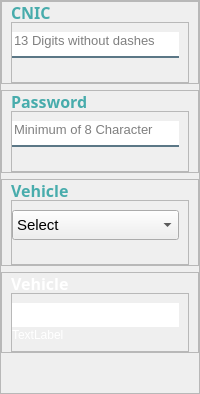
           <widget class="QFrame" name="frame_7">
            <property name="frameShape">
             <enum>QFrame::StyledPanel</enum>
            </property>
            <property name="frameShadow">
             <enum>QFrame::Raised</enum>
            </property>
            <layout class="QVBoxLayout" name="verticalLayout_6">
             <property name="leftMargin">
              <number>0</number>
             </property>
             <property name="topMargin">
              <number>0</number>
             </property>
             <property name="rightMargin">
              <number>0</number>
             </property>
             <property name="bottomMargin">
              <number>40</number>
             </property>
             <item>
              <widget class="QFrame" name="frame_18">
               <property name="frameShape">
                <enum>QFrame::StyledPanel</enum>
               </property>
               <property name="frameShadow">
                <enum>QFrame::Raised</enum>
               </property>
               <layout class="QVBoxLayout" name="verticalLayout_15">
                <property name="spacing">
                 <number>0</number>
                </property>
                <property name="topMargin">
                 <number>0</number>
                </property>
                <property name="bottomMargin">
                 <number>0</number>
                </property>
                <item>
                 <widget class="QLabel" name="label_87">
                  <property name="maximumSize">
                   <size>
                    <width>120</width>
                    <height>20</height>
                   </size>
                  </property>
                  <property name="font">
                   <font>
                    <family>Century Gothic</family>
                    <pointsize>12</pointsize>
                    <weight>75</weight>
                    <bold>true</bold>
                   </font>
                  </property>
                  <property name="styleSheet">
                   <string notr="true">color:#48ACAC</string>
                  </property>
                  <property name="text">
                   <string>CNIC</string>
                  </property>
                 </widget>
                </item>
                <item>
                 <widget class="QFrame" name="frame_24">
                  <property name="frameShape">
                   <enum>QFrame::StyledPanel</enum>
                  </property>
                  <property name="frameShadow">
                   <enum>QFrame::Raised</enum>
                  </property>
                  <layout class="QVBoxLayout" name="verticalLayout_21">
                   <property name="spacing">
                    <number>1</number>
                   </property>
                   <property name="leftMargin">
                    <number>0</number>
                   </property>
                   <item>
                    <widget class="QLineEdit" name="txtCNIC">
                     <property name="font">
                      <font>
                       <pointsize>10</pointsize>
                      </font>
                     </property>
                     <property name="styleSheet">
                      <string notr="true">background-color:white;
border:none;
border-bottom:2px solid rgba(46, 82, 101, 200);
color:black;
padding-bottom:7px;</string>
                     </property>
                     <property name="inputMethodHints">
                      <set>Qt::ImhNone</set>
                     </property>
                     <property name="maxLength">
                      <number>98889</number>
                     </property>
                     <property name="placeholderText">
                      <string>13 Digits without dashes</string>
                     </property>
                    </widget>
                   </item>
                   <item>
                    <widget class="QLabel" name="lblCNICValidation">
                     <property name="styleSheet">
                      <string notr="true">color: rgb(255, 0, 0);</string>
                     </property>
                     <property name="text">
                      <string/>
                     </property>
                    </widget>
                   </item>
                  </layout>
                 </widget>
                </item>
               </layout>
              </widget>
             </item>
             <item>
              <widget class="QFrame" name="frame_19">
               <property name="frameShape">
                <enum>QFrame::StyledPanel</enum>
               </property>
               <property name="frameShadow">
                <enum>QFrame::Raised</enum>
               </property>
               <layout class="QVBoxLayout" name="verticalLayout_16">
                <property name="spacing">
                 <number>0</number>
                </property>
                <property name="topMargin">
                 <number>0</number>
                </property>
                <property name="bottomMargin">
                 <number>0</number>
                </property>
                <item>
                 <widget class="QLabel" name="label_88">
                  <property name="maximumSize">
                   <size>
                    <width>120</width>
                    <height>20</height>
                   </size>
                  </property>
                  <property name="font">
                   <font>
                    <family>Century Gothic</family>
                    <pointsize>12</pointsize>
                    <weight>75</weight>
                    <bold>true</bold>
                   </font>
                  </property>
                  <property name="styleSheet">
                   <string notr="true">color:#48ACAC</string>
                  </property>
                  <property name="text">
                   <string>Password</string>
                  </property>
                 </widget>
                </item>
                <item>
                 <widget class="QFrame" name="frame_27">
                  <property name="frameShape">
                   <enum>QFrame::StyledPanel</enum>
                  </property>
                  <property name="frameShadow">
                   <enum>QFrame::Raised</enum>
                  </property>
                  <layout class="QVBoxLayout" name="verticalLayout_24">
                   <property name="spacing">
                    <number>1</number>
                   </property>
                   <property name="leftMargin">
                    <number>0</number>
                   </property>
                   <item>
                    <widget class="QLineEdit" name="txtPassword">
                     <property name="font">
                      <font>
                       <pointsize>10</pointsize>
                      </font>
                     </property>
                     <property name="styleSheet">
                      <string notr="true">background-color:white;
border:none;
border-bottom:2px solid rgba(46, 82, 101, 200);
color:black;
padding-bottom:7px;</string>
                     </property>
                     <property name="maxLength">
                      <number>12</number>
                     </property>
                     <property name="placeholderText">
                      <string>Minimum of 8 Character</string>
                     </property>
                    </widget>
                   </item>
                   <item>
                    <widget class="QLabel" name="lblPasswordValidation">
                     <property name="styleSheet">
                      <string notr="true">color: rgb(255, 0, 0);</string>
                     </property>
                     <property name="text">
                      <string/>
                     </property>
                    </widget>
                   </item>
                  </layout>
                 </widget>
                </item>
               </layout>
              </widget>
             </item>
             <item>
              <widget class="QFrame" name="frame_20">
               <property name="frameShape">
                <enum>QFrame::StyledPanel</enum>
               </property>
               <property name="frameShadow">
                <enum>QFrame::Raised</enum>
               </property>
               <layout class="QVBoxLayout" name="verticalLayout_17">
                <property name="spacing">
                 <number>0</number>
                </property>
                <property name="topMargin">
                 <number>0</number>
                </property>
                <property name="bottomMargin">
                 <number>0</number>
                </property>
                <item>
                 <widget class="QLabel" name="cmbx">
                  <property name="maximumSize">
                   <size>
                    <width>120</width>
                    <height>20</height>
                   </size>
                  </property>
                  <property name="font">
                   <font>
                    <family>Century Gothic</family>
                    <pointsize>12</pointsize>
                    <weight>75</weight>
                    <bold>true</bold>
                   </font>
                  </property>
                  <property name="styleSheet">
                   <string notr="true">color:#48ACAC</string>
                  </property>
                  <property name="text">
                   <string>Vehicle</string>
                  </property>
                 </widget>
                </item>
                <item>
                 <widget class="QFrame" name="frame_30">
                  <property name="frameShape">
                   <enum>QFrame::StyledPanel</enum>
                  </property>
                  <property name="frameShadow">
                   <enum>QFrame::Raised</enum>
                  </property>
                  <layout class="QVBoxLayout" name="verticalLayout_27">
                   <property name="spacing">
                    <number>1</number>
                   </property>
                   <property name="leftMargin">
                    <number>0</number>
                   </property>
                   <item>
                    <widget class="QComboBox" name="cmbxVehicle">
                     <property name="minimumSize">
                      <size>
                       <width>0</width>
                       <height>30</height>
                      </size>
                     </property>
                     <property name="font">
                      <font>
                       <pointsize>11</pointsize>
                      </font>
                     </property>
                     <property name="cursor">
                      <cursorShape>PointingHandCursor</cursorShape>
                     </property>
                     <property name="styleSheet">
                      <string notr="true">color: rgb(0, 0, 0);</string>
                     </property>
                     <property name="editable">
                      <bool>false</bool>
                     </property>
                     <item>
                      <property name="text">
                       <string>Select</string>
                      </property>
                     </item>
                     <item>
                      <property name="text">
                       <string>Bike 70 CC</string>
                      </property>
                     </item>
                     <item>
                      <property name="text">
                       <string>Car Honda 1200CC</string>
                      </property>
                     </item>
                    </widget>
                   </item>
                   <item>
                    <widget class="QLabel" name="lblVehicleValidation">
                     <property name="styleSheet">
                      <string notr="true">color: rgb(255, 0, 0);</string>
                     </property>
                     <property name="text">
                      <string/>
                     </property>
                    </widget>
                   </item>
                  </layout>
                 </widget>
                </item>
               </layout>
              </widget>
             </item>
             <item>
              <widget class="QFrame" name="frame_21">
               <property name="frameShape">
                <enum>QFrame::StyledPanel</enum>
               </property>
               <property name="frameShadow">
                <enum>QFrame::Raised</enum>
               </property>
               <layout class="QVBoxLayout" name="verticalLayout_18">
                <property name="spacing">
                 <number>0</number>
                </property>
                <property name="topMargin">
                 <number>0</number>
                </property>
                <property name="bottomMargin">
                 <number>0</number>
                </property>
                <item>
                 <widget class="QLabel" name="cmbx_2">
                  <property name="maximumSize">
                   <size>
                    <width>120</width>
                    <height>20</height>
                   </size>
                  </property>
                  <property name="font">
                   <font>
                    <family>Century Gothic</family>
                    <pointsize>12</pointsize>
                    <weight>75</weight>
                    <bold>true</bold>
                   </font>
                  </property>
                  <property name="styleSheet">
                   <string notr="true">color: rgb(255, 255, 255);</string>
                  </property>
                  <property name="text">
                   <string>Vehicle</string>
                  </property>
                 </widget>
                </item>
                <item>
                 <widget class="QFrame" name="frame_33">
                  <property name="frameShape">
                   <enum>QFrame::StyledPanel</enum>
                  </property>
                  <property name="frameShadow">
                   <enum>QFrame::Raised</enum>
                  </property>
                  <layout class="QVBoxLayout" name="verticalLayout_30">
                   <property name="spacing">
                    <number>1</number>
                   </property>
                   <property name="leftMargin">
                    <number>0</number>
                   </property>
                   <item>
                    <widget class="QLineEdit" name="txtID_2">
                     <property name="font">
                      <font>
                       <pointsize>10</pointsize>
                      </font>
                     </property>
                     <property name="styleSheet">
                      <string notr="true">background-color:white;
border:none;

color:black;
padding-bottom:7px;</string>
                     </property>
                     <property name="readOnly">
                      <bool>true</bool>
                     </property>
                     <property name="placeholderText">
                      <string/>
                     </property>
                    </widget>
                   </item>
                   <item>
                    <widget class="QLabel" name="label_12">
                     <property name="styleSheet">
                      <string notr="true">color: rgb(255, 255, 255);</string>
                     </property>
                     <property name="text">
                      <string>TextLabel</string>
                     </property>
                    </widget>
                   </item>
                  </layout>
                 </widget>
                </item>
               </layout>
              </widget>
             </item>
            </layout>
           </widget>
